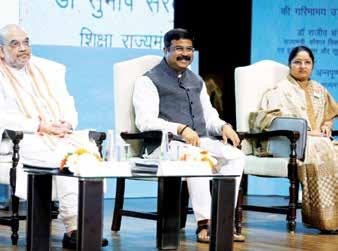
#> input picture data/extracted/1c023149-1a58-4286-80e0-50475770e128_New_Annual_Report_2022-23_English12_p18_i0.jpeg, 338 x 251 px
$ python -i visual_classifier.py   (imports and definitions only)
#> lines starting #> are read from the running program, lines starting #| are printed output that depends on the picture; after the words box and inside, x2 and y2 are one past the last pixel; in counts of white or black regions, pixels touching at a corner belong together
#> further down, picture is the input picture: shape (251, 338, 3); mean B, G, R 160.3, 155.3, 143.5
import cv2
import numpy as np
from PIL import Image
from typing import Dict, Any, Tuple

class VisualClassifier:
    """
    Heuristic-based classifier for visual elements extracted from PDFs.
    Distinguishes between 'table', 'chart', and 'image' (general).
    """

    def classify(self, image: Image.Image) -> Dict[str, Any]:
        """
        Classifies the input image.

        Args:
            image: PIL Image object.

        Returns:
            Dictionary with 'type' and 'confidence'.
        """
        # Convert PIL to OpenCV format (RGB -> BGR)
        open_cv_image = np.array(image)
        # Handle grayscale images if they come in as 'L'
        if len(open_cv_image.shape) == 2:
             open_cv_image = cv2.cvtColor(open_cv_image, cv2.COLOR_GRAY2BGR)
        else:
            open_cv_image = open_cv_image[:, :, ::-1].copy()

        # Resizing for speed consistency if image is huge
        h, w = open_cv_image.shape[:2]
#> h = 251; w = 338
        if h > 1000 or w > 1000:
            scale = 1000 / max(h, w)
            open_cv_image = cv2.resize(open_cv_image, (0, 0), fx=scale, fy=scale)

        gray = cv2.cvtColor(open_cv_image, cv2.COLOR_BGR2GRAY)
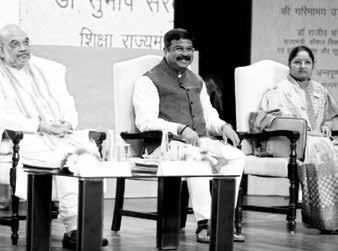
#> gray: shape (251, 338); min 0, max 255, mean 155.5
        edges = cv2.Canny(gray, 50, 150, apertureSize=3)
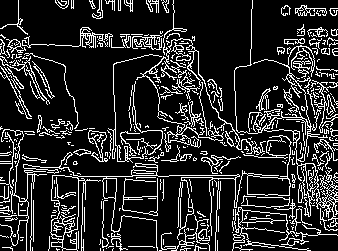
#> edges: shape (251, 338); 16.4% white in thin lines or dots

        table_score = self._detect_table(gray, edges)
        chart_score = self._detect_chart(open_cv_image, gray, edges)

        # Heuristic decision logic

        # If table score is high, but we only found exactly 2 orthogonal lines, it might be a chart axis.
        # Tables usually have multiple rows/cols.
        # We can move this logic to _detect_table or handle here.
        # Let's handle it by checking if table_score reflects a "full grid" vs "just axes"

        if table_score > 0.5 and table_score > chart_score:
             # Basic check to avoid L-shape being table
             return {"type": "table", "confidence": table_score}
        elif chart_score > 0.15:
            return {"type": "chart", "confidence": chart_score}
        else:
            return {"type": "image", "confidence": 1.0 - max(table_score, chart_score)}

    def _detect_table(self, gray: np.ndarray, edges: np.ndarray) -> float:
        """
        Detects tables based on horizontal and vertical lines.
        """
        lines = cv2.HoughLinesP(edges, 1, np.pi/180, threshold=100, minLineLength=100, maxLineGap=10)
#> lines = [[169, 175, 334, 175], [1, 43, 196, 50], [96, 158, 236, 126], [161, 131, 271, 131], [294, 248, 303, 138], [102, 246, 217, 246]]

        if lines is None:
            return 0.0

        horizontal_lines = 0
        vertical_lines = 0

        for line in lines:
            x1, y1, x2, y2 = line[0]
            angle = np.abs(np.arctan2(y2 - y1, x2 - x1) * 180 / np.pi)

            if angle < 2 or angle > 178: # Stricter horizontal
                horizontal_lines += 1
            elif 88 < angle < 92: # Stricter vertical
                vertical_lines += 1
#> this loop made 6 passes
#> (x1, y1, x2, y2, angle) on passes 1 to 6: (169, 175, 334, 175, 0), (1, 43, 196, 50, 2.06), (96, 158, 236, 126, 12.88), (161, 131, 271, 131, 0), (294, 248, 303, 138, 85.32), (102, 246, 217, 246, 0)
#> after the loop, horizontal_lines = 3; vertical_lines = 0

        total_lines = len(lines)
#> total_lines = 6
        if total_lines == 0:
            return 0.0

        # Filter out high noise images (noise generates many small lines often)
        edge_density = np.sum(edges) / 255 / edges.size
#> edge_density = 0.164
#> in classify, `table_score = self._detect_table(gray, edges)`: table_score = 0.1
        if edge_density > 0.3:
             return 0.0

        if horizontal_lines >= 3 and vertical_lines >= 3: # Need at least a few lines to be a table (grid)
             return 0.8 + min(0.2, (total_lines / 20))

        if horizontal_lines > 5: # List
            return 0.6

        return 0.1 # Just axes or few lines -> unlikely table


    def _detect_chart(self, original: np.ndarray, gray: np.ndarray, edges: np.ndarray) -> float:
        """
        Detects charts based on axes-like lines and color usage.
        """
        # 1. Detect Axes (L-shape lines)
        # Using Hough lines again but looking for specific long lines near borders?
        # Simplified: Check for high density of edges in the center (data points) vs empty space.

        # 2. Color Histograms
        # Charts often have specific distinct colors on a white background.
        # Check unique colors count vs area.

        # Heuristic: Check for corners?
        # Good corners -> Shi-Tomasi Corner Detector
        corners = cv2.goodFeaturesToTrack(gray, 25, 0.01, 10)
#> corners = 25 rows, first 8: [24, 165], [182, 179], [240, 148], [142, 155], [210, 180], [331, 140], [235, 178], [157, 166]
        if corners is not None:
             corner_count = len(corners)
#> corner_count = 25
        else:
             corner_count = 0

        # Heuristic: Chart area often has non-text high frequency (edges)
        edge_density = np.sum(edges) / 255 / edges.size
#> edge_density = 0.164

        score = 0.0

        if 0.05 < edge_density < 0.35: # Typical range for charts, text pages are denser or sparser
             score += 0.3
        elif edge_density >= 0.35:
             # Too busy, likely noise or complex photo
             score -= 0.5

        if corner_count > 5:
            score += 0.2

        return max(0.0, score)

>>> import cv2
>>> picture = cv2.imread('../../data/extracted/1c023149-1a58-4286-80e0-50475770e128_New_Annual_Report_2022-23_English12_p18_i0.jpeg')
>>> result = VisualClassifier().classify(picture)
#> in classify, `chart_score = self._detect_chart(open_cv_image, gray, edges)`: chart_score = 0.5
#> result = {'type': 'chart', 'confidence': 0.5}

$ run again, on data/extracted/1c023149-1a58-4286-80e0-50475770e128_New_Annual_Report_2022-23_English12_p1_i2.jpeg
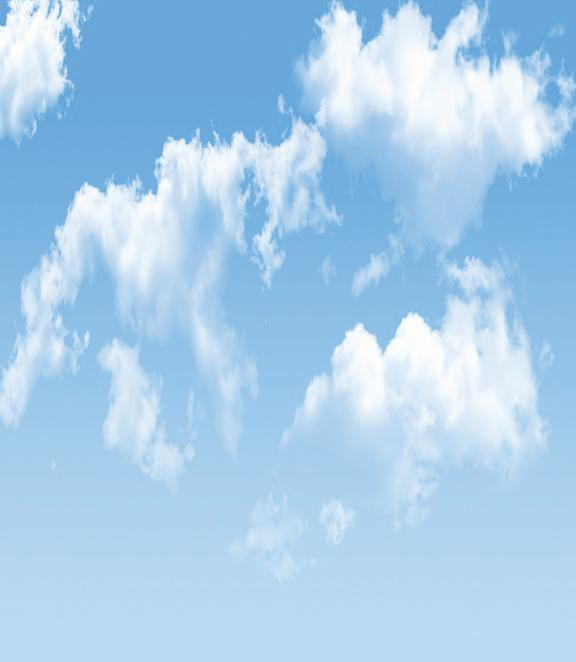
#> input picture data/extracted/1c023149-1a58-4286-80e0-50475770e128_New_Annual_Report_2022-23_English12_p1_i2.jpeg, 576 x 662 px
#> picture is the input picture: shape (662, 576, 3); mean B, G, R 235.8, 206.3, 169.4
#> in classify, `gray = cv2.cvtColor(open_cv_image, cv2.COLOR_BGR2GRAY)`:
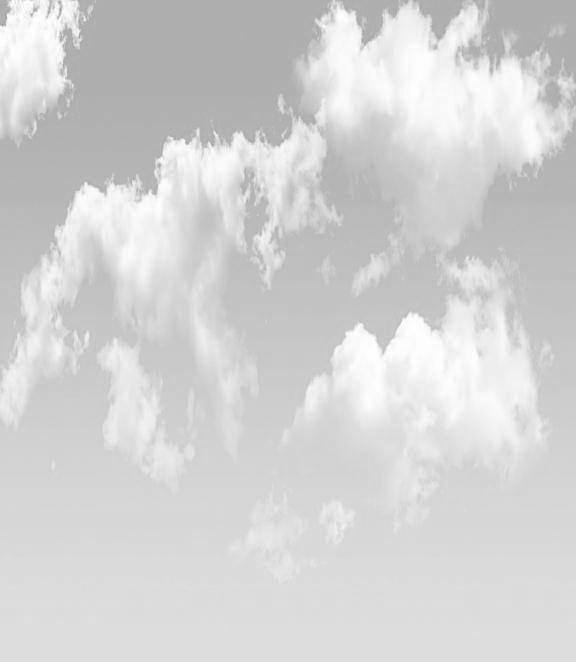
#> gray: shape (662, 576); min 148, max 255, mean 210.9
#> in classify, `edges = cv2.Canny(gray, 50, 150, apertureSize=3)`:
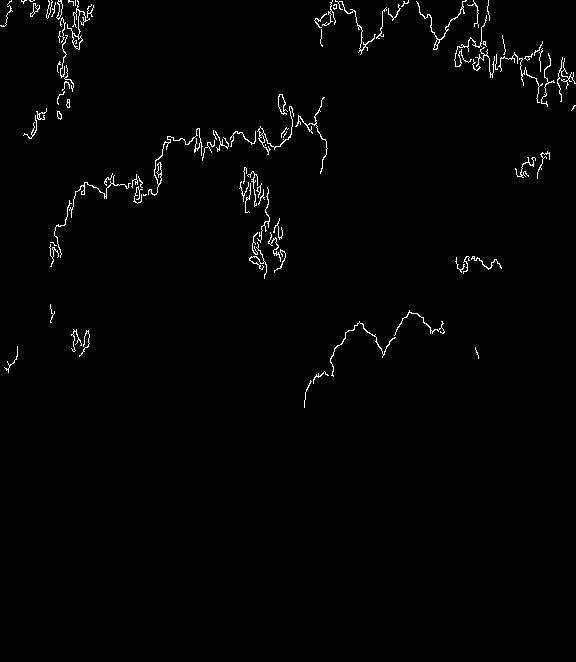
#> edges: shape (662, 576); 1.3% white in thin lines or dots, all inside (x1, y1, x2, y2) = (0, 0, 576, 408)
#> lines = None
#> table_score = 0
#> corners = 25 rows, first 8: [31, 16], [5, 25], [60, 41], [84, 20], [57, 19], [208, 142], [186, 143], [85, 182]
#> corner_count = 25
#> edge_density = 0.013
#> chart_score = 0.2
#> result = {'type': 'chart', 'confidence': 0.2}
